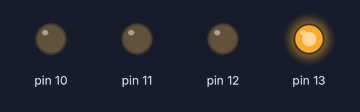
The sketch below on a simulated Arduino Uno, built with avr-gcc and run on an emulated ATmega328P. On the bench: output pins drawn as LEDs (lit = HIGH).

Above: at 0.15 s.
At 0.82 s:
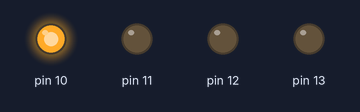
At 1.12 s:
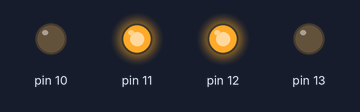
At 1.87 s:
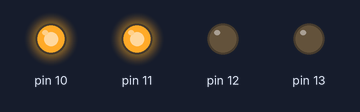
At 2.77 s:
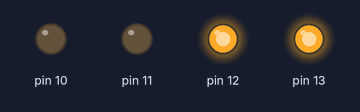
Timing chart, 0 to 3.1 s (numbered marks = the images above):
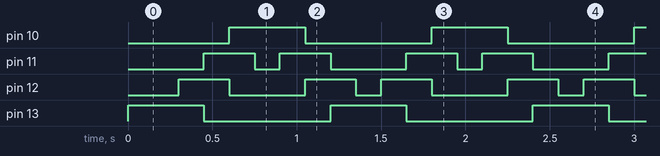

Measured:
- by itself, pin 10, pin 13: alternates HIGH for 0.45 s and LOW for 0.75 s
- by itself, pin 11: repeats every 1.2 s: LOW 0.15 s, HIGH 0.30 s, LOW 0.45 s, HIGH 0.30 s
- by itself, pin 12: repeats every 1.2 s: LOW 0.45 s, HIGH 0.30 s, LOW 0.15 s, HIGH 0.30 s

The sketch:

ejercicio1-opcional.ino
```cpp
void setup()
{
  pinMode(13, OUTPUT);
  pinMode(12, OUTPUT);
  pinMode(11, OUTPUT);
  pinMode(10, OUTPUT);
}

void loop()
{
  digitalWrite(13, HIGH);
  digitalWrite(11, LOW);
  delay(150); //Espera de 150 ms

  digitalWrite(12, LOW);
  delay(150); //Espera de 150 ms

  digitalWrite(12, HIGH);
  digitalWrite(10, LOW);
  delay(150); //Espera de 150 ms
  digitalWrite(11, HIGH);
  digitalWrite(13, LOW);
  delay(150); //Espera de 150 ms
  digitalWrite(10, HIGH);
  digitalWrite(12, LOW);
  delay(150); //Espera de 150 ms

  digitalWrite(11, LOW);
  delay(150); //Espera de 150 ms

  digitalWrite(11, HIGH);
  digitalWrite(13, LOW);
  delay(150); //Espera de 150 ms
  digitalWrite(12, HIGH);
  digitalWrite(10, LOW);
  delay(150); //Espera de 150 ms
}
```
